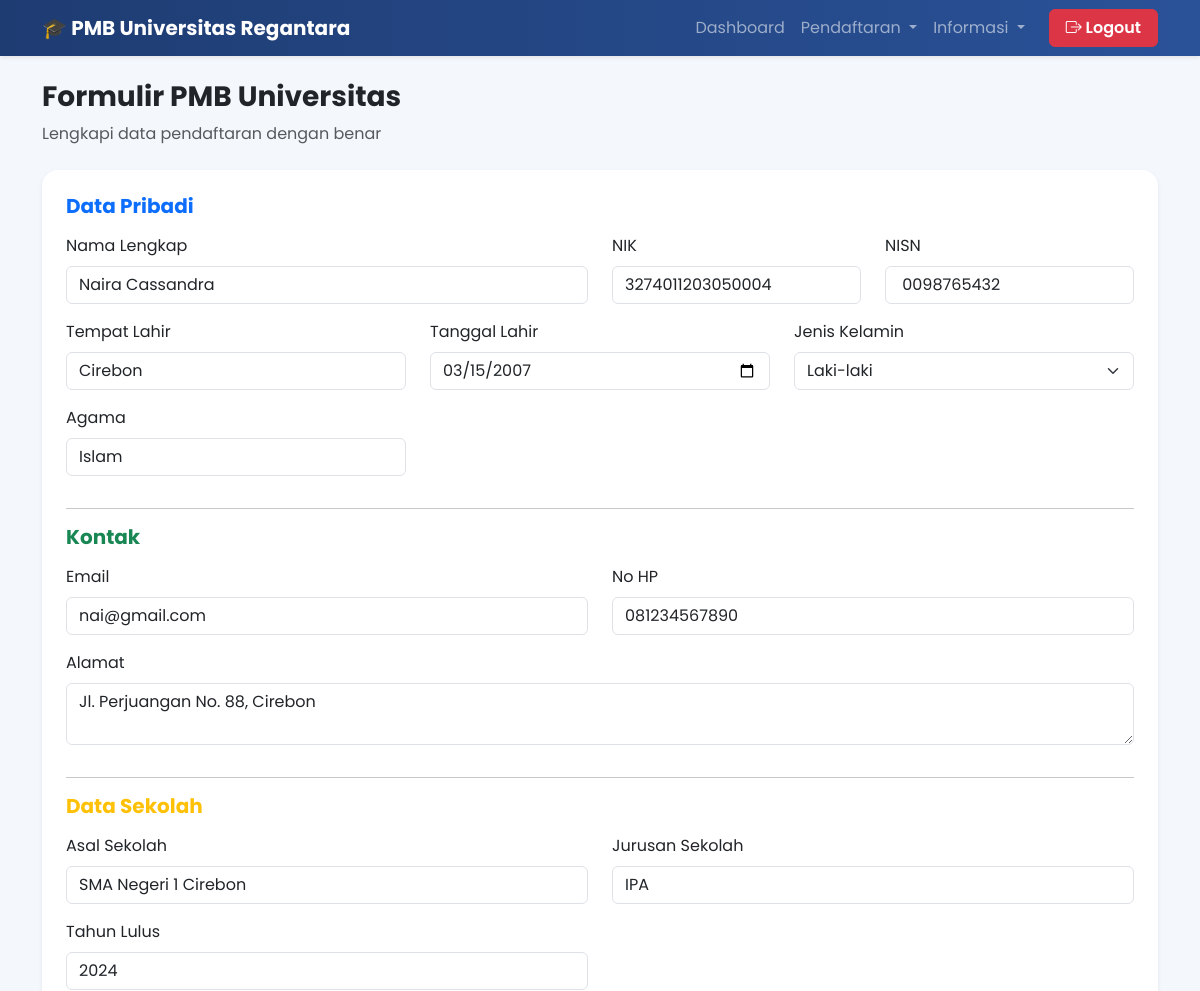
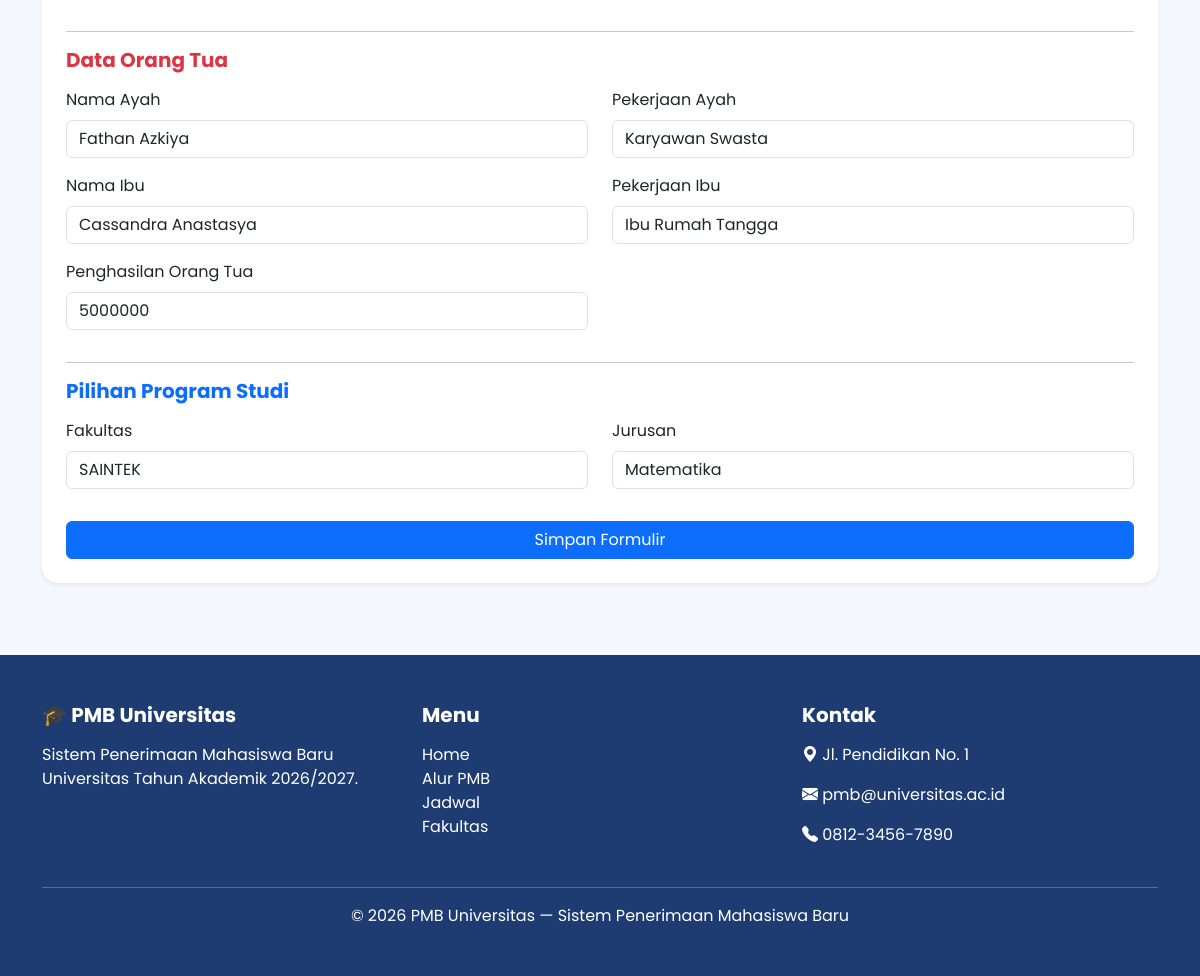
Screenshot of /mahasiswa/formulir.php (signed in) with the database file from the repository (2 pictures, top to bottom).
### tables this page shows
CREATE TABLE `pendaftaran` (
  `id_pendaftaran` int NOT NULL,
  `id_user` int DEFAULT NULL,
  `nama_lengkap` varchar(100) DEFAULT NULL,
  `nik` varchar(20) DEFAULT NULL,
  `nisn` varchar(20) DEFAULT NULL,
  `tempat_lahir` varchar(50) DEFAULT NULL,
  `tanggal_lahir` date DEFAULT NULL,
  `jenis_kelamin` enum('Laki-laki','Perempuan') DEFAULT NULL,
  `agama` varchar(20) DEFAULT NULL,
  `email` varchar(100) DEFAULT NULL,
  `no_hp` varchar(20) DEFAULT NULL,
  `alamat` text,
  `asal_sekolah` varchar(100) DEFAULT NULL,
  `jurusan_sekolah` varchar(100) DEFAULT NULL,
  `tahun_lulus` year DEFAULT NULL,
  `nama_ayah` varchar(100) DEFAULT NULL,
  `pekerjaan_ayah` varchar(100) DEFAULT NULL,
  `nama_ibu` varchar(100) DEFAULT NULL,
  `pekerjaan_ibu` varchar(100) DEFAULT NULL,
  `penghasilan_ortu` varchar(50) DEFAULT NULL,
  `fakultas` varchar(100) DEFAULT NULL,
  `jurusan` varchar(100) DEFAULT NULL,
  `foto` varchar(255) DEFAULT NULL,
  `ijazah` varchar(255) DEFAULT NULL,
  `rapor` varchar(255) DEFAULT NULL,
  `bukti_pembayaran` varchar(255) DEFAULT NULL,
  `status` varchar(20) DEFAULT 'pending',
  `created_at` timestamp NULL DEFAULT CURRENT_TIMESTAMP,
  `no_pendaftaran` varchar(50) DEFAULT NULL,
  `status_berkas` enum('belum_diperiksa','proses_verifikasi','lengkap','tidak_lengkap','revisi') NOT NULL DEFAULT 'belum_diperiksa',
  `status_pembayaran` enum('belum','menunggu','lunas','ditolak') DEFAULT 'belum',
  `status_pengumuman` enum('tutup','buka') DEFAULT 'tutup'
);

### mahasiswa/formulir.php (the view, shortened to what this page needs)
<?php
include '../config/koneksi.php';
$id_user = $_SESSION['id_user'];
$q = mysqli_query($koneksi,"SELECT * FROM pendaftaran WHERE id_user='$id_user'");
$data = mysqli_fetch_assoc($q);
include 'template/header.php';
include 'template/navbar.php';
?>
<div class="container py-4">
    <div class="mb-4">
        <h3 class="fw-bold">Formulir PMB Universitas</h3>
        <p class="text-muted">Lengkapi data pendaftaran dengan benar</p>
    </div>
    <div class="card shadow-sm border-0 rounded-4">
        <div class="card-body p-4">
            <form method="post">
                <h5 class="fw-bold text-primary mb-3">Data Pribadi</h5>
                <div class="row">
                    <div class="col-md-6 mb-3">
                        <label class="form-label">Nama Lengkap</label>
                        <input type="text" name="nama_lengkap" class="form-control"
                        value="<?= $data['nama_lengkap'] ?? '' ?>" required>
                    </div>
                    <div class="col-md-3 mb-3">
                        <label class="form-label">NIK</label>
                        <input type="text" name="nik" class="form-control"
                        value="<?= $data['nik'] ?? '' ?>" required>
                    </div>
                    <div class="col-md-3 mb-3">
                        <label class="form-label">NISN</label>
                        <input type="text" name="nisn" class="form-control"
                        value="<?= $data['nisn'] ?? '' ?>" required>
                    </div>
                    <div class="col-md-4 mb-3">
                        <label class="form-label">Tempat Lahir</label>
                        <input type="text" name="tempat_lahir" class="form-control"
                        value="<?= $data['tempat_lahir'] ?? '' ?>">
                    </div>
                    <div class="col-md-4 mb-3">
                        <label class="form-label">Tanggal Lahir</label>
                        <input type="date" name="tanggal_lahir" class="form-control"
                        value="<?= $data['tanggal_lahir'] ?? '' ?>">
                    </div>
                    <div class="col-md-4 mb-3">
                        <label class="form-label">Jenis Kelamin</label>
                        <select name="jenis_kelamin" class="form-select">
                            <option value="Laki-laki">Laki-laki</option>
                        </select>
                    </div>
                    <div class="col-md-4 mb-3">
                        <label class="form-label">Agama</label>
                        <input type="text" name="agama" class="form-control"
                        value="<?= $data['agama'] ?? '' ?>">
                    </div>
                </div>
                <hr>
                <h5 class="fw-bold text-success mb-3">Kontak</h5>
                <div class="row">
                    <div class="col-md-6 mb-3">
                        <label class="form-label">Email</label>
                        <input type="email" name="email" class="form-control"
                        value="<?= $data['email'] ?? '' ?>">
                    </div>
                    <div class="col-md-6 mb-3">
                        <label class="form-label">No HP</label>
                        <input type="text" name="no_hp" class="form-control"
                        value="<?= $data['no_hp'] ?? '' ?>">
                    </div>
                    <div class="col-12 mb-3">
                        <label class="form-label">Alamat</label>
                        <textarea name="alamat" class="form-control"><?= $data['alamat'] ?? '' ?></textarea>
                    </div>
                </div>
                <hr>
                <h5 class="fw-bold text-warning mb-3">Data Sekolah</h5>
                <div class="row">
                    <div class="col-md-6 mb-3">
                        <label class="form-label">Asal Sekolah</label>
                        <input type="text" name="asal_sekolah" class="form-control"
                        value="<?= $data['asal_sekolah'] ?? '' ?>">
                    </div>
                    <div class="col-md-6 mb-3">
                        <label class="form-label">Jurusan Sekolah</label>
                        <input type="text" name="jurusan_sekolah" class="form-control"
                        value="<?= $data['jurusan_sekolah'] ?? '' ?>">
                    </div>
                    <div class="col-md-6 mb-3">
                        <label class="form-label">Tahun Lulus</label>
                        <input type="number" name="tahun_lulus" class="form-control"
                        value="<?= $data['tahun_lulus'] ?? '' ?>">
                    </div>
                </div>
                <hr>
                <h5 class="fw-bold text-danger mb-3">Data Orang Tua</h5>
                <div class="row">
                    <div class="col-md-6 mb-3">
                        <label class="form-label">Nama Ayah</label>
                        <input type="text" name="nama_ayah" class="form-control"
                        value="<?= $data['nama_ayah'] ?? '' ?>">
                    </div>
                    <div class="col-md-6 mb-3">
                        <label class="form-label">Pekerjaan Ayah</label>
                        <input type="text" name="pekerjaan_ayah" class="form-control"
                        value="<?= $data['pekerjaan_ayah'] ?? '' ?>">
                    </div>
                    <div class="col-md-6 mb-3">
                        <label class="form-label">Nama Ibu</label>
                        <input type="text" name="nama_ibu" class="form-control"
                        value="<?= $data['nama_ibu'] ?? '' ?>">
                    </div>
                    <div class="col-md-6 mb-3">
                        <label class="form-label">Pekerjaan Ibu</label>
                        <input type="text" name="pekerjaan_ibu" class="form-control"
                        value="<?= $data['pekerjaan_ibu'] ?? '' ?>">
                    </div>
                    <div class="col-md-6 mb-3">
                        <label class="form-label">Penghasilan Orang Tua</label>
                        <input type="text" name="penghasilan_ortu" class="form-control"
                        value="<?= $data['penghasilan_ortu'] ?? '' ?>">
                    </div>
                </div>
                <hr>
                <h5 class="fw-bold text-primary mb-3">Pilihan Program Studi</h5>
                <div class="row">
                    <div class="col-md-6 mb-3">
                        <label class="form-label">Fakultas</label>
                        <input type="text" name="fakultas" class="form-control"
                        value="<?= $data['fakultas'] ?? '' ?>">
                    </div>
                    <div class="col-md-6 mb-3">
                        <label class="form-label">Jurusan</label>
                        <input type="text" name="jurusan" class="form-control"
                        value="<?= $data['jurusan'] ?? '' ?>">
                    </div>
                </div>
                <button class="btn btn-primary w-100 mt-3" name="submit">
                    Simpan Formulir
                </button>
            </form>
        </div>
    </div>
</div>
<?php include 'template/footer.php'; ?>

### mahasiswa/template/header.php (style rules this page uses)
* { font-family:'Poppins',sans-serif; }
body { background:#f4f7fb; }

### rows the page displays
pendaftaran: nama_lengkap "Naira Cassandra", nik "3274011203050004", nisn "0098765432", tempat_lahir "Cirebon", tanggal_lahir "03/15/2007", agama "Islam", email "nai@gmail.com", no_hp "081234567890", alamat "Jl. Perjuangan No. 88, Cirebon", asal_sekolah "SMA Negeri 1 Cirebon", jurusan_sekolah "IPA", tahun_lulus "2024", nama_ayah "Fathan Azkiya", pekerjaan_ayah "Karyawan Swasta", nama_ibu "Cassandra Anastasya", pekerjaan_ibu "Ibu Rumah Tangga", penghasilan_ortu "5000000", fakultas "SAINTEK", jurusan "Matematika"
